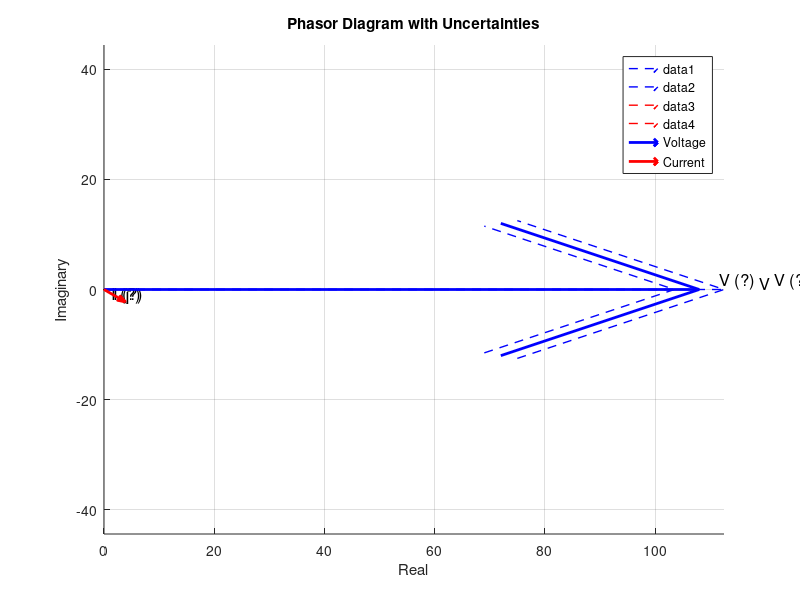

Write the MATLAB code that produced this figure.
% Define phasor data 
% Define phasor data 
voltage_mag = 120;       % Magnitude of the voltage phasor
voltage_angle = 0;       % Angle of the voltage phasor (degrees)
voltage_uncertainty = 5; % Uncertainty in voltage magnitude
current_mag = 5;         % Magnitude of the current phasor
current_angle = -30;     % Angle of the current phasor (lagging)
current_uncertainty = 0.2;% Uncertainty in current magnitude

% Convert angles to radians
voltage_angle_rad = deg2rad(voltage_angle);
current_angle_rad = deg2rad(current_angle);

% Calculate phasor endpoints (central values)
vx = voltage_mag * cos(voltage_angle_rad);
vy = voltage_mag * sin(voltage_angle_rad);
ix = current_mag * cos(current_angle_rad);
iy = current_mag * sin(current_angle_rad);

% Create the figure
figure;
hold on;  

% Voltage uncertainty phasors
for offset = [-voltage_uncertainty, voltage_uncertainty]
    new_vx = vx + offset;
    new_vy = vy; % No change in y for voltage uncertainty 
    quiver(0, 0, new_vx, new_vy, 'LineWidth', 1, 'Color', 'b', 'LineStyle', '--');
end

% Current uncertainty phasors
for offset = [-current_uncertainty, current_uncertainty]
    new_ix = ix + offset;
    new_iy = iy; % No change in y for current uncertainty 
    quiver(0, 0, new_ix, new_iy, 'LineWidth', 1, 'Color', 'r', 'LineStyle', '--');
end

% ... (Your existing code to define phasors and plot them) ...

% Labels for voltage phasors
text(vx, vy, 'V', 'HorizontalAlignment', 'center', 'VerticalAlignment', 'bottom','FontSize', 12); % Central voltage  
for offset = [-voltage_uncertainty, voltage_uncertainty]
    new_vx = vx + offset;
    text(new_vx,  new_vy, 'V (?)', 'HorizontalAlignment', 'center', 'VerticalAlignment', 'bottom','FontSize', 12); % Uncertain phasors
end

% Labels for current phasors
text(ix, iy, 'I', 'HorizontalAlignment', 'center', 'VerticalAlignment', 'bottom','FontSize', 12); % Central current
for offset = [-current_uncertainty, current_uncertainty]
    new_ix = ix + offset;
    text(new_ix, new_iy, 'I (?)', 'HorizontalAlignment', 'center', 'VerticalAlignment', 'bottom','FontSize', 12); % Uncertain phasors
end

% ... (Your existing code to define phasors and plot them) ...

% ... (Labels, title, legend, etc.) ...

% ... (Labels, title, legend, etc.) ...

% Plot the main phasors with thicker lines
quiver(0, 0, vx, vy, 'LineWidth', 2, 'Color', 'b', 'DisplayName', 'Voltage');
quiver(0, 0, ix, iy, 'LineWidth', 2, 'Color', 'r', 'DisplayName', 'Current');

% ... (Labels, title, legend, etc.) ...

% ... (Rest of your code for labels, title, legend, etc.) ...

% Labels, title, and legend 
xlabel('Real');
ylabel('Imaginary');
title('Phasor Diagram with Uncertainties');
legend();  
grid on; 
axis equal; % Ensures correct aspect ratio for phasors
